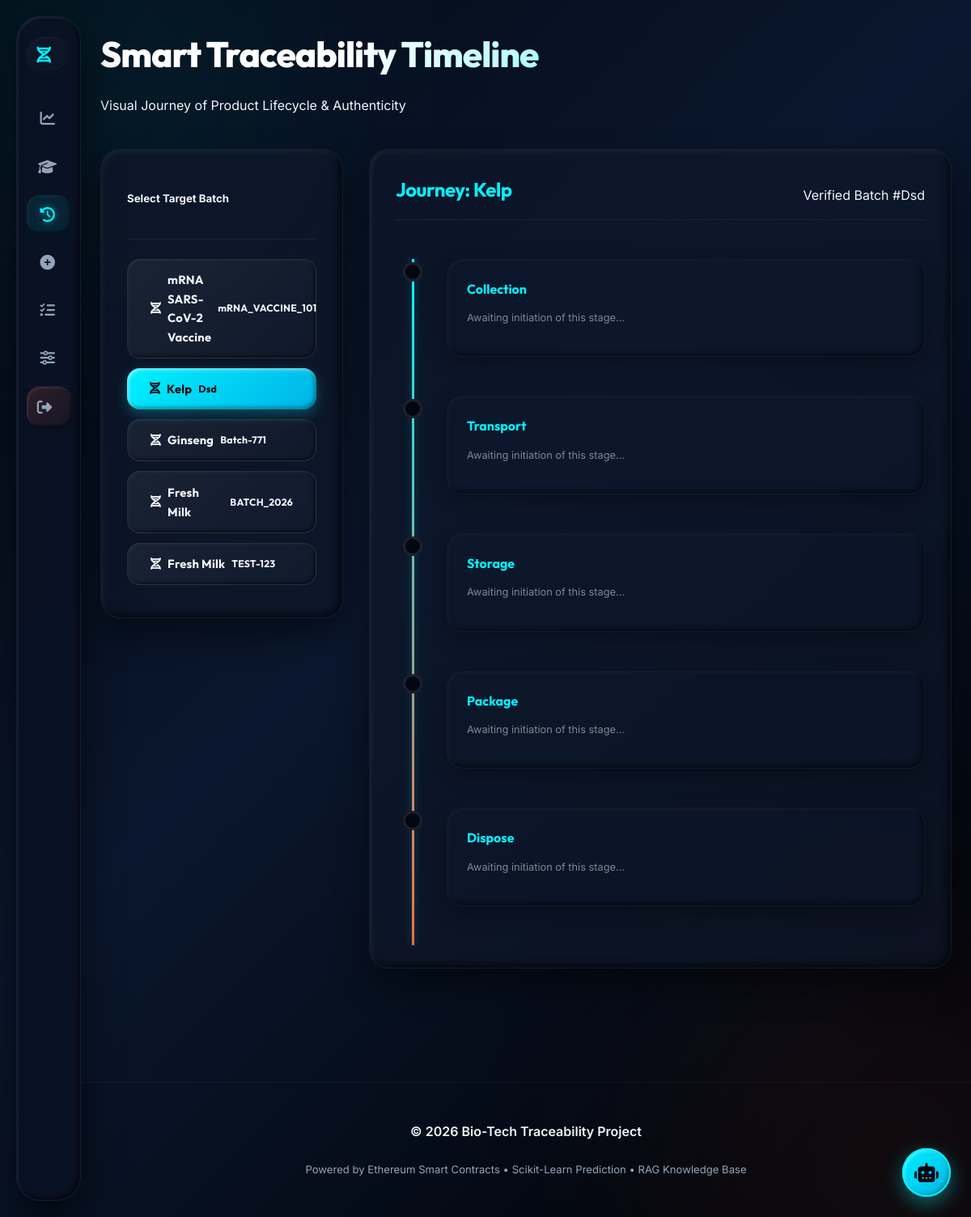
Page /timeline/Dsd (signed in) on the committed database.
### models.py (models this page shows)
class Batch(db.Model):
    id = db.Column(db.Integer, primary_key=True)
    public_id = db.Column(db.String(64), unique=True, index=True, nullable=False)
    batch_type = db.Column(db.String(64), nullable=False) # food, herb, sample
    name = db.Column(db.String(128), nullable=False)
    origin = db.Column(db.String(128), nullable=False)
    created_at = db.Column(db.DateTime, default=datetime.utcnow)
    blockchain_tx_hash = db.Column(db.String(66), nullable=True) # tx hash for batch creation
    events = db.relationship('Event', backref='batch', lazy='dynamic')
    documents = db.relationship('Document', backref='batch', lazy='dynamic')

### app.py (the view)
@app.route('/timeline/<public_id>')
@login_required
def timeline_batch(public_id):
    batches = Batch.query.order_by(Batch.created_at.desc()).all()
    batch = Batch.query.filter_by(public_id=public_id).first_or_404()
    events = batch.events.order_by(Event.timestamp.asc()).all()
    stages = ['collection', 'transport', 'storage', 'package', 'dispose']
    completed_events = {e.event_type: e for e in events}
    current_stage_idx = 0
    for i, s in enumerate(stages):
        if s in completed_events:
            current_stage_idx = i + 1
    if current_stage_idx >= len(stages):
        current_stage_idx = len(stages) - 1
        if 'dispose' in completed_events:
            current_stage_idx = 5
    current_policy = ThresholdPolicy.query.filter_by(product_type=batch.batch_type).first()
    return render_template('timeline.html',
                           batches=batches,
                           current_batch=batch,
                           events=completed_events,
                           current_stage_idx=current_stage_idx,
                           stages=stages,
                           current_policy=current_policy)

### app.py (called while the page is built)
@login_manager.user_loader
def load_user(id):
    return db.session.get(User, int(id))

### templates/timeline.html (shortened to what this page needs)
{% extends "base.html" %}
{% block content %}
<section class="page-section fade-in">
    <hgroup>
        <h1>Smart Traceability Timeline</h1>
        <p>Visual Journey of Product Lifecycle & Authenticity</p>
    </hgroup>
    <div class="layout-sidebar">
        <aside>
            <article class="sidebar-card">
                <header><h5>Select Target Batch</h5></header>
                <div class="batch-list-scroll">
                    {% for b in batches %}
                    <a href="{{ url_for('timeline_batch', public_id=b.public_id) }}"
                       class="batch-list-link {% if current_batch and current_batch.id == b.id %}primary-btn{% else %}contrast outline{% endif %}"
                       role="button">
                        <i class="fa-solid fa-dna" aria-hidden="true"></i> {{ b.name }}
                        <small>{{ b.public_id }}</small>
                    </a>
                    {% endfor %}
                </div>
            </article>
        </aside>
        <div>
            {% if current_batch %}
            <article>
                <header>
                    <h2 style="margin-bottom: 0;">Journey: {{ current_batch.name }}</h2>
                    <p class="text-muted" style="margin-bottom: 0;">Verified Batch #{{ current_batch.public_id }}</p>
                </header>
                <div class="modern-timeline" style="margin-top: 3rem;">
                    {% for stage in stages %}
                    {% set ev = events.get(stage) %}
                    {% set is_excursion = False %}
                    {% if ev and ev.temperature is not none %}
                        {% if current_policy %}
                            {% if ev.temperature < current_policy.min_temp or ev.temperature > current_policy.max_temp %}
                                {% set is_excursion = True %}
                            {% endif %}
                        {% else %}
                            {% if ev.temperature < -100 or ev.temperature > 100 %}
                                {% set is_excursion = True %}
                            {% endif %}
                        {% endif %}
                    {% endif %}
                    <div class="timeline-item {% if ev %}{% if is_excursion %}excursion{% else %}active{% endif %}{% endif %}">
                        <div class="timeline-marker"></div>
                        <div class="timeline-content">
                            <h4>{{ stage | capitalize }}</h4>
                            {% if ev %}
                            <p class="text-muted" style="font-size: 0.85rem;">
                                <i class="fa-solid fa-location-dot"></i> {{ ev.location }} |
                                <i class="fa-solid fa-calendar-day"></i> {{ ev.timestamp.strftime('%Y-%m-%d %H:%M') }}
                            </p>
                            <div class="grid">
                                {% if ev.temperature %}
                                <div style="color: var(--brand-primary); font-size: 0.8rem;">
                                    <i class="fa-solid fa-temperature-half"></i> {{ ev.temperature }}°C
                                </div>
                                {% endif %}
                                {% if ev.humidity %}
                                <div style="color: #94a3b8; font-size: 0.8rem;">
                                    <i class="fa-solid fa-droplet"></i> {{ ev.humidity }}%
                                </div>
                                {% endif %}
                            </div>
                            {% if ev.blockchain_tx_hash %}
                            <small style="color: var(--brand-sunset); font-size: 0.75rem; margin-top: 0.5rem; display: block;">
                                <i class="fa-brands fa-ethereum"></i> TX: {{ ev.blockchain_tx_hash[:20] }}...
                            </small>
                            {% endif %}
                            {% else %}
                            <p class="text-muted" style="font-size: 0.8rem; opacity: 0.5;">Awaiting initiation of this stage...</p>
                            {% endif %}
                        </div>
                    </div>
                    {% endfor %}
                </div>
            </article>
            {% endif %}
        </div>
    </div>
</section>
{% endblock %}

### rows in the picture
Batch: name "mRNA SARS-CoV-2 Vaccine", public_id "mRNA_VACCINE_101"
Batch: name "Kelp", public_id "Dsd"
Batch: name "Ginseng", public_id "Batch-771"
Batch: name "Fresh Milk", public_id "BATCH_2026"
Batch: name "Fresh Milk", public_id "TEST-123"

### other values in the picture
{{ stage | capitalize }} "Collection" "Transport" "Storage" "Package" "Dispose"
